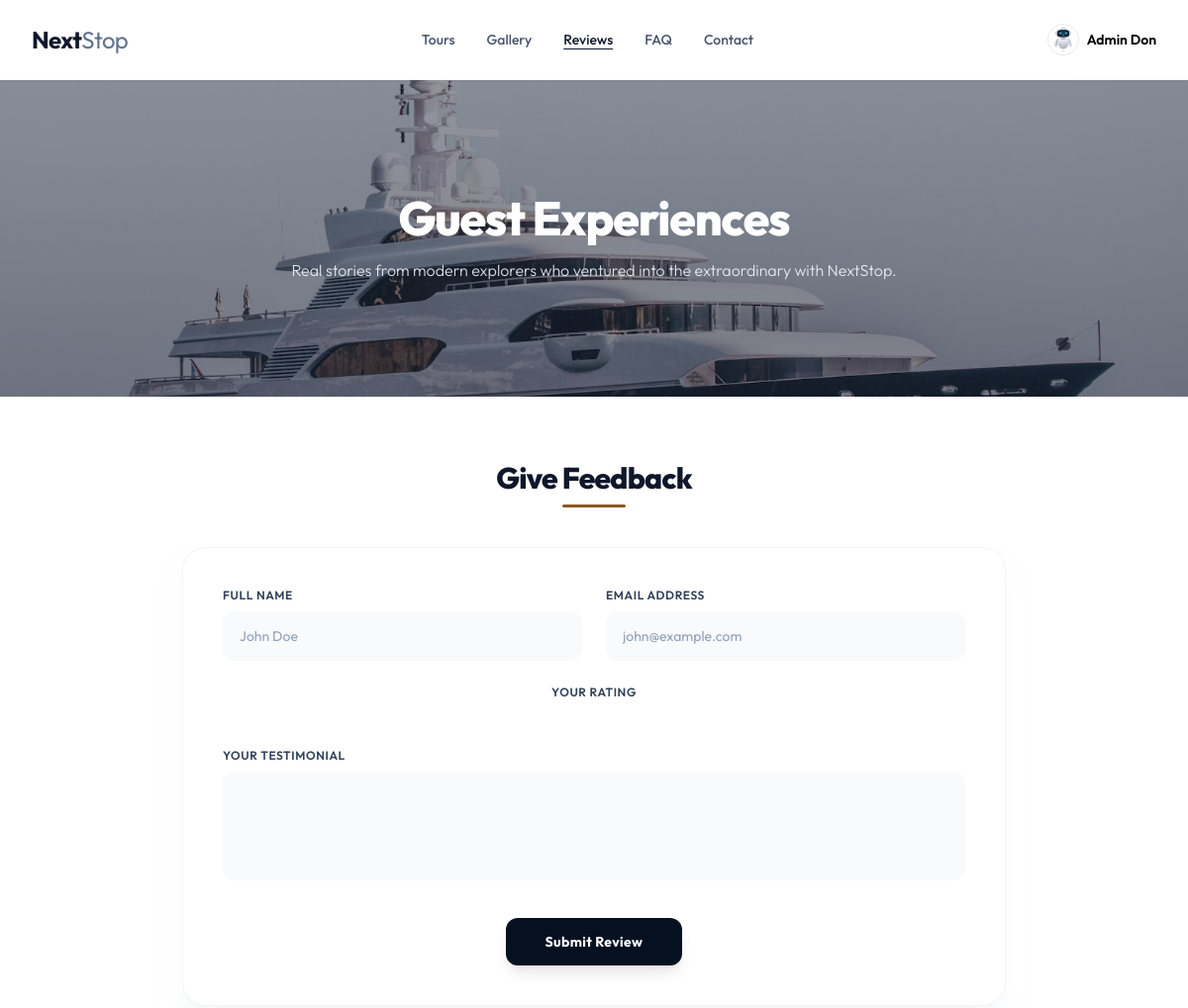
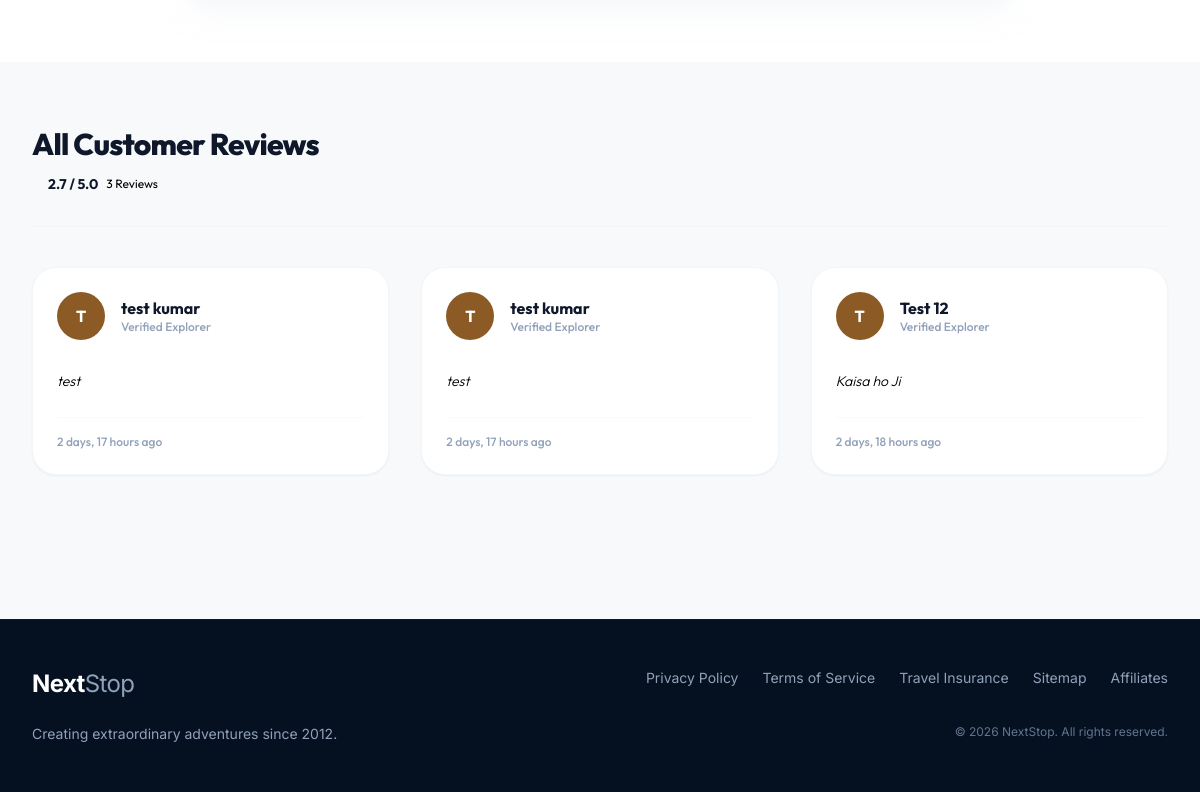
The page /help_center/reviews/ (signed in) on the database its author committed (2 pictures, top to bottom).
### user/models.py (models this page shows, shortened)
class User_Profile(models.Model):
  user = models.OneToOneField(User, on_delete=models.CASCADE, related_name='profile')
  phone = models.CharField(max_length=20)
  full_name = models.CharField(max_length=100)
  address = models.CharField(max_length=250, blank=True, null=True, default="")
  image = models.ImageField(upload_to='profile_pics', blank=True, null=True)

### help_center/models.py (models this page shows, shortened)
class Feedback(models.Model):
  full_name = models.CharField(max_length=100)
  email = models.EmailField()
  message = models.TextField()
  reating = models.IntegerField(default=0)
  created_at = models.DateTimeField(auto_now_add=True)

### help_center/views.py (the view)
# urls.py: path("reviews/", views.review_page , name="review_page"),
def review_page(request):
  all_reviews = Feedback.objects.order_by('-created_at')
  average_rating = 0
  for review in all_reviews:
    average_rating = average_rating + review.reating
  average_rating_rounded = round(average_rating / len(all_reviews)) if all_reviews else 0
  if request.method == 'POST':
    form = FeedbackForm(request.POST)
    if form.is_valid():
      form.save()
      form = FeedbackForm()
      all_reviews = Feedback.objects.order_by('-created_at')
      average_rating = sum(review.reating for review in all_reviews)
      average_rating_rounded = round(average_rating / len(all_reviews)) if all_reviews else 0
  else:
    form = FeedbackForm()
  paginator = Paginator(all_reviews, 6)
  reviews_page = paginator.get_page(request.GET.get('page', 1))
  if request.headers.get('X-Requested-With') == 'XMLHttpRequest':
    return JsonResponse({
      'html': render_to_string('help_center/_review_cards.html', {'reviews_page': reviews_page}, request=request),
      'has_next': reviews_page.has_next(),
      'next_page': reviews_page.next_page_number() if reviews_page.has_next() else None,
    })
  return render(request, 'help_center/review_page.html', {
    'form': form,
    'all_reviews': all_reviews,
    'reviews_page': reviews_page,
    'average_rating': f"{average_rating / len(all_reviews):.1f}" if len(all_reviews) > 0 else 0,
    'average_rating_rounded': average_rating_rounded,
  })

### help_center/forms.py
class FeedbackForm(forms.ModelForm):
  class Meta:
    model = Feedback
    fields = ['full_name', 'email', 'message', 'reating']

### help_center/templates/help_center/review_page.html (shortened to what this page needs)
{% extends 'layout/index.html' %}
{% load static %}
{% block main_content %}
<section class="relative bg-cover bg-center py-20 sm:py-24 px-4 sm:px-6 lg:px-8 flex items-center min-h-[320px]"
  style="background-image: linear-gradient(rgba(15, 23, 42, 0.45), rgba(15, 23, 42, 0.55)), url({% static 'images/review_hero_image.png' %});">
  <div class="max-w-7xl mx-auto w-full relative z-10 text-white text-center">
    <h1 class="text-4xl sm:text-5xl font-extrabold tracking-tight mb-4">
      Guest Experiences
    </h1>
    <p class="text-sm sm:text-base text-slate-100/90 leading-relaxed font-light max-w-2xl mx-auto">
      Real stories from modern explorers who ventured into the extraordinary with NextStop.
    </p>
  </div>
</section>
<section class="py-16 bg-white relative">
  <div class="max-w-4xl mx-auto px-4 sm:px-6 lg:px-8">
    <div class="text-center mb-10">
      <h2 class="text-2xl sm:text-3xl font-extrabold text-slate-900 tracking-tight relative inline-block pb-3">
        Give Feedback
        <span class="absolute bottom-0 left-1/2 -translate-x-1/2 w-16 h-[3px] bg-[#8c5a24] rounded-full"></span>
      </h2>
    </div>
    <div class="bg-white rounded-3xl border border-slate-100 shadow-xl shadow-slate-100/50 p-6 sm:p-10">
      <form id="review-form" class="space-y-6" method="POST" action="{% url 'review_page' %}">
        <div class="grid grid-cols-1 md:grid-cols-2 gap-6">
          <div>
            <label for="full-name" class="block text-xs font-semibold text-slate-700 uppercase tracking-wider mb-2">Full Name</label>
            <input
              type="text"
              id="full-name"
              name="full_name"
              required
              placeholder="John Doe"
              class="w-full bg-slate-50 border border-transparent focus:border-slate-200 rounded-xl px-4 py-3.5 text-sm text-slate-850 placeholder-slate-400 focus:bg-white focus:ring-2 focus:ring-[#8c5a24] focus:ring-offset-0 transition-all duration-200 outline-none"
              value="{{ form.full_name.value|default:'' }}"
            />
          </div>
          <div>
            <label for="email" class="block text-xs font-semibold text-slate-700 uppercase tracking-wider mb-2">Email Address</label>
            <input
              type="email"
              id="email"
              name="email"
              required
              placeholder="john@example.com"
              class="w-full bg-slate-50 border border-transparent focus:border-slate-200 rounded-xl px-4 py-3.5 text-sm text-slate-850 placeholder-slate-400 focus:bg-white focus:ring-2 focus:ring-[#8c5a24] focus:ring-offset-0 transition-all duration-200 outline-none"
              value="{{ form.email.value|default:'' }}"
            />
          </div>
        </div>
        <div class="text-center">
          <label class="block text-xs font-semibold text-slate-700 uppercase tracking-wider mb-2">Your Rating</label>
          <div class="flex justify-center items-center gap-2 py-2">
          </div>
        </div>
        <div>
          <label for="testimonial" class="block text-xs font-semibold text-slate-700 uppercase tracking-wider mb-2">Your Testimonial</label>
          <textarea
            id="testimonial"
            name="message"
            required
            rows="4"
            placeholder="Tell us about your adventure..."
            class="w-full bg-slate-50 border border-transparent focus:border-slate-200 rounded-xl px-4 py-3.5 text-sm text-slate-855 placeholder-slate-400 focus:bg-white focus:ring-2 focus:ring-[#8c5a24] focus:ring-offset-0 transition-all duration-200 outline-none resize-none"
          >
            {{ form.message.value|default:'' }}
          </textarea>
        </div>
        <div class="pt-2">
          <button type="submit"
            class="w-full sm:w-auto px-10 py-3.5 bg-[#051120] hover:bg-slate-900 text-white font-bold rounded-xl shadow-lg shadow-slate-900/10 hover:shadow-xl hover:shadow-slate-900/25 transition-all duration-200 text-sm tracking-wide block mx-auto">
            Submit Review
          </button>
        </div>
      </form>
    </div>
  </div>
</section>
<section class="py-16 bg-slate-50/50">
  <div class="max-w-7xl mx-auto px-4 sm:px-6 lg:px-8">
    <div class="flex flex-col md:flex-row md:items-center md:justify-between gap-6 border-b border-slate-100 pb-8">
      <div>
        <h2 class="text-3xl font-extrabold text-slate-900 tracking-tight mb-3">All Customer Reviews</h2>
          <div class="flex items-center gap-2">
          <span class="text-sm font-bold text-slate-900">{{ average_rating }} / 5.0</span>
          <span class="text-xs text-slate-450">
            {% if all_reviews %}
              {{ all_reviews|length }}
            {% else %}
              0
            {% endif %} Reviews
          </span>
        </div>
      </div>
    </div>
    <div id="reviews-grid" class="grid grid-cols-1 md:grid-cols-2 lg:grid-cols-3 gap-8 mt-10">
      {% include 'help_center/_review_cards.html' %}
    </div>
    <div id="reviews-loader" data-url="{% url 'review_page' %}" data-next-page="{% if reviews_page.has_next %}{{ reviews_page.next_page_number }}{% endif %}" class="h-12 mt-8 flex justify-center items-center" aria-live="polite">
    </div>
  </div>
</section>
{% endblock %}

### templates/layout/index.html (shortened to what this page needs)
{% load static %}
{% load static tailwind_tags %}
<!doctype html>
<html lang="en" class="h-full">
  <head>
    {% tailwind_css %}
    <link href="https://cdn.jsdelivr.net/npm/remixicon@4.5.0/fonts/remixicon.css" rel="stylesheet" />
  </head>
  <body class="bg-slate-50 min-h-screen flex flex-col text-slate-850 antialiased">
    <header class="sticky top-0 z-50 bg-white/95 backdrop-blur-md border-b border-slate-100 shadow-xs">
      <div class="max-w-7xl mx-auto px-4 sm:px-6 lg:px-8">
        <div class="flex items-center justify-between h-20">
          <div class="flex-shrink-0 flex items-center">
            <a href="{% url 'home' %}" class="text-2xl font-bold tracking-tight text-slate-900">
              Next<span class="font-normal text-slate-500">Stop</span>
            </a>
          </div>
          <nav class="hidden md:flex space-x-8">
            <a href="{% url 'packages_page' %}" class="{% if request.resolver_match.url_name == 'packages_page' %}text-slate-900 underline underline-offset-4{% else %}text-slate-600{% endif %} text-sm font-medium text-slate-600 hover:text-slate-900 transition-colors py-2">Tours</a>
            <a href="{% url 'gallery_page' %}" class="{% if request.resolver_match.url_name == 'gallery_page' %}text-slate-900 underline underline-offset-4{% else %}text-slate-600{% endif %} text-sm font-medium text-slate-600 hover:text-slate-900 transition-colors py-2">Gallery</a>
            <a href="{% url 'review_page' %}" class="{% if request.resolver_match.url_name == 'review_page' %}text-slate-900 underline underline-offset-4{% else %}text-slate-600{% endif %} text-sm font-medium text-slate-600 hover:text-slate-900 transition-colors py-2">Reviews</a>
            <a href="{% url 'FAQ_page' %}" class="{% if request.resolver_match.url_name == 'FAQ_page' %}text-slate-900 underline underline-offset-4{% else %}text-slate-600{% endif %} text-sm font-medium text-slate-600 hover:text-slate-900 transition-colors py-2">FAQ</a>
            <a href="{% url 'contact_page' %}" class="{% if request.resolver_match.url_name == 'contact_page' %}text-slate-900 underline underline-offset-4{% else %}text-slate-600{% endif %} text-sm font-medium text-slate-600 hover:text-slate-900 transition-colors py-2">Contact</a>
          </nav>
          <div class="hidden md:flex items-center space-x-6">
            {% if user.is_authenticated %}
              <a href="{% url 'user_page' %}" class="flex items-center gap-2 group focus:outline-none">
                <div class="w-8 h-8 rounded-full border border-slate-200 overflow-hidden bg-slate-100 ring-2 ring-transparent group-hover:ring-[#8c5a24] transition-all flex-shrink-0">
                  {% if user.profile.image %}
                    <img src="{{ user.profile.image.url }}" alt="Profile" class="w-full h-full object-cover">
                  {% else %}
                    <img src="{% static 'images/default_user.jpeg' %}" alt="Profile" class="w-full h-full object-cover">
                  {% endif %}
                </div>
                <span class="text-sm font-semibold text-slate-650 group-hover:text-slate-900 transition-colors">
                  {{ user.profile.full_name|default:user.username }}
                </span>
              </a>
            {% else %}
              <a href="{% url 'login' %}" class="text-sm font-medium text-slate-600 hover:text-slate-900 transition-colors">Login</a>
            {% endif %}
          </div>
        </div>
      </div>
    </header>
    <main class="flex-grow">
      {% block main_content %} {% endblock %}
    </main>
    <footer class="bg-[#051120] text-slate-400 py-12 border-t border-slate-900 font-inter">
      <div class="max-w-7xl mx-auto px-4 sm:px-6 lg:px-8">
        <div class="hidden md:grid grid-cols-2 gap-y-6 items-start">
          <div>
            <a href="{% url 'home' %}" class="text-2xl font-bold tracking-tight text-white">
              Next<span class="font-normal text-slate-400">Stop</span>
            </a>
          </div>
          <div class="flex justify-end space-x-6 text-sm">
            <a href="#" class="hover:text-white transition-colors">Privacy Policy</a>
            <a href="#" class="hover:text-white transition-colors">Terms of Service</a>
            <a href="#" class="hover:text-white transition-colors">Travel Insurance</a>
            <a href="#" class="hover:text-white transition-colors">Sitemap</a>
            <a href="#" class="hover:text-white transition-colors">Affiliates</a>
          </div>
          <div class="text-sm text-slate-400">
            Creating extraordinary adventures since 2012.
          </div>
          <div class="flex justify-end items-center text-xs text-slate-500">
            <p class="text-right">
              &copy; 2026 NextStop. All rights reserved.
            </p>
          </div>
        </div>
      </div>
    </footer>
  </body>
</html>

### help_center/templates/help_center/_review_cards.html (shortened to what this page needs)
{% for review in reviews_page %}
  <article class="bg-white rounded-3xl border border-slate-100/80 shadow-xs hover:shadow-md transition-all duration-300 p-6 flex flex-col justify-between">
    <div>
      <div class="flex items-center mb-4">
        <div class="w-12 h-12 rounded-full bg-[#8c5a24] text-white font-bold flex items-center justify-center mr-4 shrink-0" aria-hidden="true">{{ review.full_name|slice:":1"|upper }}</div>
        <div class="min-w-0">
          <h3 class="font-bold text-slate-900 text-base leading-snug">{{ review.full_name }}</h3>
          <p class="text-xs text-slate-400 font-medium">Verified Explorer</p>
        </div>
      </div>
      <p class="text-sm text-slate-650 leading-relaxed font-light italic mb-6">{{ review.message }}</p>
    </div>
    <div class="text-xs text-slate-400 font-medium pt-4 border-t border-slate-50"><span>{{ review.created_at|timesince }} ago</span></div>
  </article>
{% endfor %}

### templates/layout/index.html (style rules this page uses)
body { font-family: 'Outfit', 'Inter', sans-serif; }
.font-inter { font-family: 'Inter', sans-serif; }

### rows shown on the page
Feedback: full_name "T", full_name "test kumar", message "test", created_at "2 days, 17 hours"
Feedback: full_name "T", full_name "test kumar", message "test", created_at "2 days, 17 hours"
Feedback: full_name "T", full_name "Test 12", message "Kaisa ho Ji", created_at "2 days, 18 hours"

### other values the page prints
{{ user.profile.full_name|default:user.username }} "Admin Don"
{{ average_rating }} "2.7"
{{ all_reviews|length }} "3"
